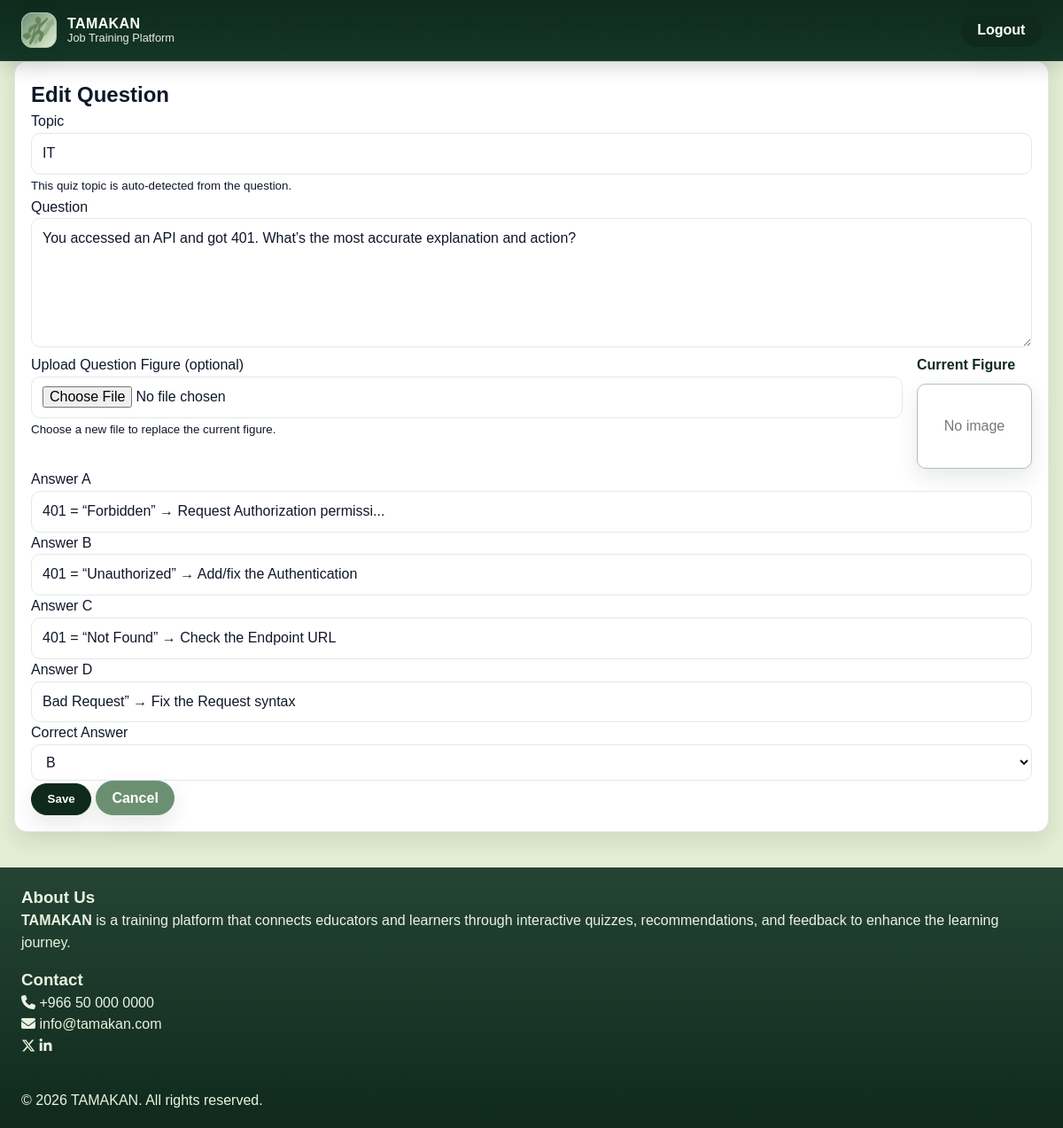
The page /pages/educator/editQ.php?id=1 (signed in) on the database its author committed.
### tables this page shows
CREATE TABLE `topic` (
  `id` int(10) UNSIGNED NOT NULL,
  `topicName` varchar(100) NOT NULL
);

CREATE TABLE `quizquestion` (
  `id` int(10) UNSIGNED NOT NULL,
  `quizID` int(10) UNSIGNED NOT NULL,
  `question` text NOT NULL,
  `questionFigureFileName` varchar(255) DEFAULT NULL,
  `answerA` varchar(500) NOT NULL,
  `answerB` varchar(500) NOT NULL,
  `answerC` varchar(500) NOT NULL,
  `answerD` varchar(500) NOT NULL,
  `correctAnswer` enum('A','B','C','D') NOT NULL
);

### pages/educator/editQ.php (the view, shortened to what this page needs)
<?php
require __DIR__ . '/includes/config.php';
$questionId = null;
if (isset($_GET['question_id']) && ctype_digit((string)$_GET['question_id'])) {
    $questionId = (int) $_GET['question_id'];
} elseif (isset($_GET['id']) && ctype_digit((string)$_GET['id'])) {
    $questionId = (int) $_GET['id'];
}
$stmt = $pdo->prepare("
    SELECT id, quizID, question, questionFigureFileName,
           answerA, answerB, answerC, answerD, correctAnswer
    FROM quizquestion
    WHERE id = ?
");
$stmt->execute([$questionId]);
$questionRow = $stmt->fetch();
$quizId = (int)$questionRow['quizID'];
$topicName = null;
$topicStmt = $pdo->prepare("
    SELECT t.topicName
    FROM quiz q
    JOIN topic t ON t.id = q.topicID
    WHERE q.id = ?
");
$topicStmt->execute([$quizId]);
if ($t = $topicStmt->fetch()) {
    $topicName = $t['topicName'];
}
function e($v){ return htmlspecialchars((string)$v, ENT_QUOTES, 'UTF-8'); }
?>
<!DOCTYPE html>
<html lang="en" dir="ltr">
<head>
  <link rel="stylesheet" href="header.css" />
  <link rel="stylesheet" href="editQ.css" />
  <link rel="stylesheet" href="https://cdnjs.cloudflare.com/ajax/libs/font-awesome/6.5.2/css/all.min.css">
</head>
<body>
<?php include 'header.php'; ?>
<main class="container">
  <section class="card narrow">
    <h1 class="page-title">Edit Question</h1>
<form class="q-form" action="editQ_process.php" method="post" enctype="multipart/form-data">
      <?php if ($topicName): ?>
        <div class="field">
          <label>Topic</label>
          <input type="text" value="<?= e($topicName) ?>" disabled>
          <small class="hint">This quiz topic is auto-detected from the question.</small>
        </div>
      <?php endif; ?>
      <div class="field">
        <label for="qtext">Question</label>
        <textarea id="qtext" name="question" rows="5" required><?= e($questionRow['question']) ?></textarea>
      </div>
      <div class="field figure-row">
        <div class="figure-uploader">
          <label for="qfig">Upload Question Figure (optional)</label>
          <input id="qfig" name="figure" type="file" accept="image/*" />
          <small class="hint">Choose a new file to replace the current figure.</small>
        </div>
        <div class="current-figure">
          <div class="label">Current Figure</div>
          <div class="preview" style="max-width:220px;">
            <?php if (!empty($questionRow['questionFigureFileName'])): ?>
              <img src="<?= e($questionRow['questionFigureFileName']) ?>" alt="Current figure" style="max-width:100%;height:auto;">
            <?php else: ?>
              <div style="color:#777;">No image</div>
            <?php endif; ?>
          </div>
        </div>
      </div>
      <div class="grid">
        <div class="field">
          <label for="ansA">Answer A</label>
          <input id="ansA" name="answerA" type="text" required value="<?= e($questionRow['answerA']) ?>" />
        </div>
        <div class="field">
          <label for="ansB">Answer B</label>
          <input id="ansB" name="answerB" type="text" required value="<?= e($questionRow['answerB']) ?>" />
        </div>
        <div class="field">
          <label for="ansC">Answer C</label>
          <input id="ansC" name="answerC" type="text" required value="<?= e($questionRow['answerC']) ?>" />
        </div>
        <div class="field">
          <label for="ansD">Answer D</label>
          <input id="ansD" name="answerD" type="text" required value="<?= e($questionRow['answerD']) ?>" />
        </div>
      </div>
      <div class="field inline">
        <label for="correct">Correct Answer</label>
        <select id="correct" name="correct" required>
          <?php
            $cur = $questionRow['correctAnswer'];
            foreach (['A','B','C','D'] as $opt) {
              $sel = ($cur === $opt) ? 'selected' : '';
              echo "<option value=\"$opt\" $sel>$opt</option>";
            }
          ?>
        </select>
      </div>
      <div class="actions">
        <button type="submit" class="btn primary">Save</button>
        <?php
          $paramName = isset($_GET['quizID']) ? 'quizID' : 'quiz_id';
        ?>
        <a href="quiz.php?<?= $paramName ?>=<?= e($quizId) ?>" class="btn secondary">Cancel</a>
      </div>
    </form>
  </section>
</main>
<?php include 'footer.php'; ?>
</body>
</html>

### assets/css/header.css (style rules this page uses)
:root { --green-100:#E3EED4; --green-300:#6B9071; --green-700:#0F2A1D; --gray-100:#ffffff; --text:#0F2A1D; --shadow:0 10px 24px rgba(0,0,0,.10); --radius:20px; --container:1200px; }
* { font-family: 'Tajawal', sans-serif; box-sizing: border-box; margin: 0; padding: 0; }
*, *::before, *::after { box-sizing:border-box; }
html,body { margin:0; padding:0; font-size: 16px; line-height: 1.6; color: #222; background-color: #F8FAF8; }
html { overflow-x:hidden; }
body { background:var(--green-100); color:var(--text); }
:root { --green-100:#E3EED4; --green-200:#AEC3B0; --green-300:#6B9071; --green-400:#375534; --green-600:#2D4B38; --green-700:#0F2A1D; --ink:#0f172a; --muted:#6b7280; --line:#e5e7eb; --card:#ffffff; --bg:var(--green-100); --container:1200px; --radius:14px; --shadow:0 10px 24px rgba(15,42,29,.10); --btn-radius:999px; --btn-pad-y:.6rem; --btn-pad-x:1.1rem; --btn-gap:8px; --btn-focus-ring:rgba(107,144,113,.28); }
* { box-sizing:border-box }
html,body { margin:0 }
body { background:var(--bg); color:var(--ink); font-family:"Tajawal",system-ui,Arial,sans-serif; line-height:1.55; }
a { color:inherit;text-decoration:none }
.container { width:min(100%,var(--container));margin-inline:auto;padding-inline:16px }
.card { background:var(--card); border:1px solid var(--line); border-radius:var(--radius); box-shadow:var(--shadow); padding:18px; }
.btn, .btn-submit, .nav-btn { -webkit-appearance:none;appearance:none; display:inline-flex;align-items:center;justify-content:center;gap:var(--btn-gap); padding:var(--btn-pad-y) var(--btn-pad-x); border-radius:var(--btn-radius); border:1px solid var(--green-700); background:var(--green-700); color:#fff;font-weight:800;cursor:pointer; box-shadow:var(--shadow); transition:filter .15s, transform .05s, box-shadow .15s, background-color .15s, border-color .15s, color .15s; white-space:nowrap; line-height:1.1; }
.btn.secondary { background:var(--green-300); border-color:var(--green-300); color:#fff; }
.input, input[type="text"], input[type="file"], select, textarea { width:100%; font:inherit; color:var(--ink); padding:10px 12px; border:1px solid var(--line); border-radius:10px; background:#fff; outline:none; }
textarea { resize:vertical; min-height:120px }

### assets/css/editQ.css (style rules this page uses)
.figure-row { display:grid; gap:16px; }
@media (min-width:700px) { .figure-row { grid-template-columns:1fr auto; align-items:start; } }
.current-figure { display:grid;gap:8px;align-content:start }
.current-figure .label { font-weight:700;color:var(--green-700) }
.current-figure .preview { width:130px; height:96px; border:1px solid var(--green-200); border-radius:10px; background:#fff; display:flex; align-items:center; justify-content:center; padding:6px; box-shadow:var(--shadow); }

### rows shown on the page
topic: topicName "IT"
quizquestion: question "You accessed an API and got 401. What’s the most accurate explanation and action?", answerA "401 = “Forbidden” → Request Authorization permissi...", answerB "401 = “Unauthorized” → Add/fix the Authentication", answerC "401 = “Not Found” → Check the Endpoint URL", answerD "Bad Request” → Fix the Request syntax"

### other values the page prints
form field correct "B"
